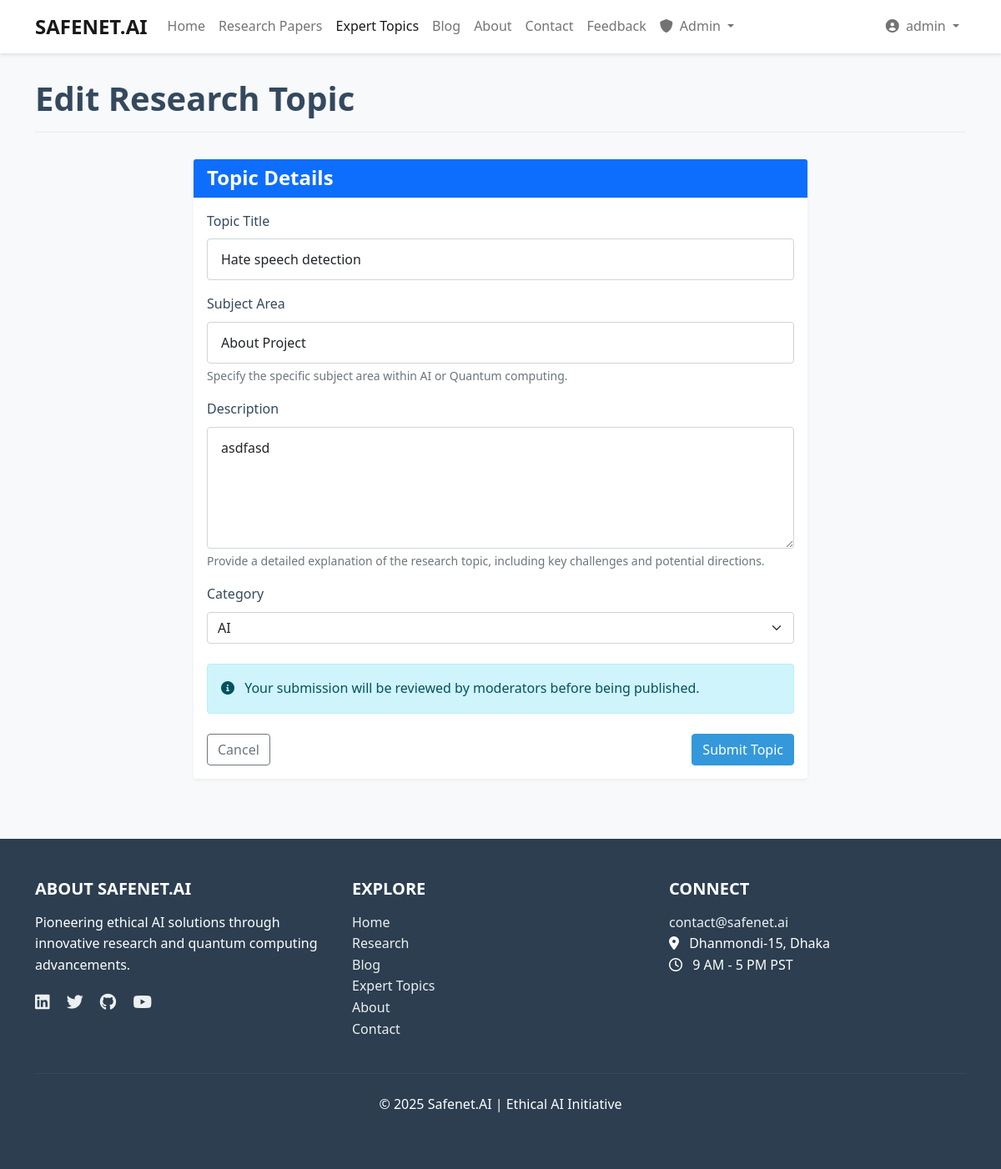
The page /expert-topics/hate-speech-detection/edit/ (signed in) on the database its author committed.
### expert_topics/models.py (models this page shows, shortened)
class ResearchTopic(models.Model):
    title = models.CharField(max_length=200)
    author = models.ForeignKey(User, on_delete=models.CASCADE)
    subject = models.CharField(max_length=200)
    description = models.TextField()
    category = models.CharField(max_length=20, choices=CATEGORY_CHOICES)
    status = models.CharField(max_length=20, choices=STATUS_CHOICES, default='pending')
    slug = models.SlugField(max_length=250, unique=True, blank=True)
    created_at = models.DateTimeField(auto_now_add=True)
    updated_at = models.DateTimeField(auto_now=True)
    class Meta:
        ordering = ['-created_at']

### expert_topics/views.py (the view)
# urls.py: path('<slug:slug>/edit/', views.research_topic_edit, name='research_topic_edit'),
@login_required
def research_topic_edit(request, slug):
    topic = get_object_or_404(ResearchTopic, slug=slug)
    if topic.author != request.user and not request.user.is_superuser:
        return HttpResponseForbidden("You don't have permission to edit this topic.")
    if request.method == 'POST':
        form = ResearchTopicForm(request.POST, instance=topic)
        if form.is_valid():
            edited_topic = form.save(commit=False)
            if not request.user.is_superuser:
                edited_topic.status = 'pending'
                messages.info(request, 'Your research topic has been updated and submitted for approval.')
            else:
                messages.success(request, 'Your research topic has been updated successfully.')
            edited_topic.save()
            if edited_topic.status == 'pending':
                return redirect('my_research_topics')
            else:
                return redirect('research_topic_detail', slug=topic.slug)
    else:
        form = ResearchTopicForm(instance=topic)
    return render(request, 'expert_topics/topic_form.html', {'form': form, 'action': 'Edit'})

### expert_topics/forms.py
class ResearchTopicForm(forms.ModelForm):
    class Meta:
        model = ResearchTopic
        fields = ['title', 'subject', 'description', 'category']
        widgets = {
            'description': forms.Textarea(attrs={'rows': 5}),
        }

### templates/expert_topics/topic_form.html (shortened to what this page needs)
{% extends 'base.html' %}
{% block content %}
<div class="row">
    <div class="col-12">
        <h1 class="page-header">{{ action }} Research Topic</h1>
    </div>
</div>
<div class="row">
    <div class="col-lg-8 mx-auto">
        <div class="card">
            <div class="card-header bg-primary text-white">
                <h4 class="mb-0">Topic Details</h4>
            </div>
            <div class="card-body">
                <form method="post">
                    <div class="form-group mb-3">
                        <label for="{{ form.title.id_for_label }}" class="form-label">Topic Title</label>
                        <input type="text" name="{{ form.title.name }}" id="{{ form.title.id_for_label }}" class="form-control {% if form.title.errors %}is-invalid{% endif %}" value="{{ form.title.value|default:'' }}" required>
                    </div>
                    <div class="form-group mb-3">
                        <label for="{{ form.subject.id_for_label }}" class="form-label">Subject Area</label>
                        <input type="text" name="{{ form.subject.name }}" id="{{ form.subject.id_for_label }}" class="form-control {% if form.subject.errors %}is-invalid{% endif %}" value="{{ form.subject.value|default:'' }}" required>
                        <div class="form-text">Specify the specific subject area within AI or Quantum computing.</div>
                    </div>
                    <div class="form-group mb-3">
                        <label for="{{ form.description.id_for_label }}" class="form-label">Description</label>
                        <textarea name="{{ form.description.name }}" id="{{ form.description.id_for_label }}" class="form-control {% if form.description.errors %}is-invalid{% endif %}" rows="5" required>{{ form.description.value|default:'' }}</textarea>
                        <div class="form-text">Provide a detailed explanation of the research topic, including key challenges and potential directions.</div>
                    </div>
                    <div class="form-group mb-4">
                        <label for="{{ form.category.id_for_label }}" class="form-label">Category</label>
                        <select name="{{ form.category.name }}" id="{{ form.category.id_for_label }}" class="form-select {% if form.category.errors %}is-invalid{% endif %}" required>
                            <option value="AI" {% if form.category.value == 'AI' %}selected{% endif %}>AI</option>
                        </select>
                    </div>
                    <div class="alert alert-info mb-4">
                        <i class="fas fa-info-circle me-2"></i>
                        {% if action == 'Edit' and form.instance.status == 'approved' %}
                            Your edited topic will need to be re-approved by administrators before becoming publicly visible again.
                        {% else %}
                            Your submission will be reviewed by moderators before being published.
                        {% endif %}
                    </div>
                    <div class="d-flex justify-content-between">
                        <a href="{% url 'research_topic_list' %}" class="btn btn-outline-secondary">Cancel</a>
                        <button type="submit" class="btn btn-primary">Submit Topic</button>
                    </div>
                </form>
            </div>
        </div>
    </div>
</div>
{% endblock %}

### templates/navbar.html (shortened to what this page needs)
<nav class="navbar navbar-expand-lg navbar-light fixed-top">
    <div class="container">
        <a class="navbar-brand" href="{% url 'home' %}">SAFENET.AI</a>
        <div class="collapse navbar-collapse" id="navbarNav">
            <ul class="navbar-nav me-auto">
                <li class="nav-item">
                    <a class="nav-link {% if request.path == '/' %}active{% endif %}" href="{% url 'home' %}">Home</a>
                </li>
                <li class="nav-item">
                    <a class="nav-link {% if 'research' in request.path %}active{% endif %}" href="{% url 'research_paper_list' %}">Research Papers</a>
                </li>
                <li class="nav-item">
                    <a class="nav-link {% if 'expert-topics' in request.path %}active{% endif %}" href="{% url 'research_topic_list' %}">Expert Topics</a>
                </li>
                <li class="nav-item">
                    <a class="nav-link {% if 'blog' in request.path %}active{% endif %}" href="{% url 'blog_list' %}">Blog</a>
                </li>
                <li class="nav-item">
                    <a class="nav-link {% if request.path == '/about/' %}active{% endif %}" href="{% url 'about' %}">About</a>
                </li>
                <li class="nav-item">
                    <a class="nav-link {% if request.path == '/accounts/contact/' %}active{% endif %}" href="{% url 'contact' %}">Contact</a>
                </li>
                <li class="nav-item">
                    <a class="nav-link {% if 'feedback' in request.path %}active{% endif %}" href="{% url 'feedback_list' %}">Feedback</a>
                </li>
                {% if user.is_authenticated and user.is_superuser %}
                <li class="nav-item dropdown">
                    <a class="nav-link dropdown-toggle {% if 'approval' in request.path %}active{% endif %}" href="#" id="adminDropdownMenuLink" role="button" data-bs-toggle="dropdown" aria-expanded="false">
                        <i class="fas fa-shield-alt me-1"></i> Admin
                    </a>
                </li>
                {% endif %}
            </ul>
            <ul class="navbar-nav ms-auto">
                {% if user.is_authenticated %}
                    <li class="nav-item dropdown">
                        <a class="nav-link dropdown-toggle" href="#" id="navbarDropdownMenuLink" role="button" data-bs-toggle="dropdown" aria-expanded="false">
                            <i class="fas fa-user-circle me-1"></i> {{ user.username }}
                        </a>
                    </li>
                {% endif %}
            </ul>
        </div>
    </div>
</nav>

### static/css/style.css (style rules this page uses)
:root { --primary-color: #3498db; --primary-dark: #2980b9; --secondary-color: #2c3e50; --light-color: #ecf0f1; --dark-color: #34495e; --danger-color: #e74c3c; --success-color: #2ecc71; --warning-color: #f39c12; --info-color: #3498db; --ai-color: #3498db; --quantum-color: #e74c3c; --hybrid-color: #9b59b6; }
body { font-family: 'Segoe UI', Tahoma, Geneva, Verdana, sans-serif; line-height: 1.6; color: var(--dark-color); background-color: #f8f9fa; padding-top: 70px; }
h1, h2, h3, h4, h5, h6 { margin-bottom: 1rem; font-weight: 600; }
a { color: var(--primary-color); text-decoration: none; transition: all 0.3s ease; }
.btn-primary { background-color: var(--primary-color); border-color: var(--primary-color); }
.navbar { background-color: white; box-shadow: 0 2px 4px rgba(0, 0, 0, 0.1); }
.navbar-brand { font-weight: 700; font-size: 1.5rem; }
.card { margin-bottom: 1.5rem; box-shadow: 0 2px 4px rgba(0, 0, 0, 0.05); transition: all 0.3s ease; border: none; }
.card-header { background-color: white; border-bottom: 1px solid rgba(0, 0, 0, 0.1); font-weight: 600; }
.form-group { margin-bottom: 1.5rem; }
.form-control { border-radius: 4px; padding: 0.75rem 1rem; }
.page-header { margin-bottom: 2rem; padding-bottom: 1rem; border-bottom: 1px solid #e9ecef; }

### rows shown on the page
ResearchTopic: title "Hate speech detection", subject "About Project", description "asdfasd", category "AI"

### other values the page prints
{{ user.username }} "admin"
{{ action }} "Edit"
